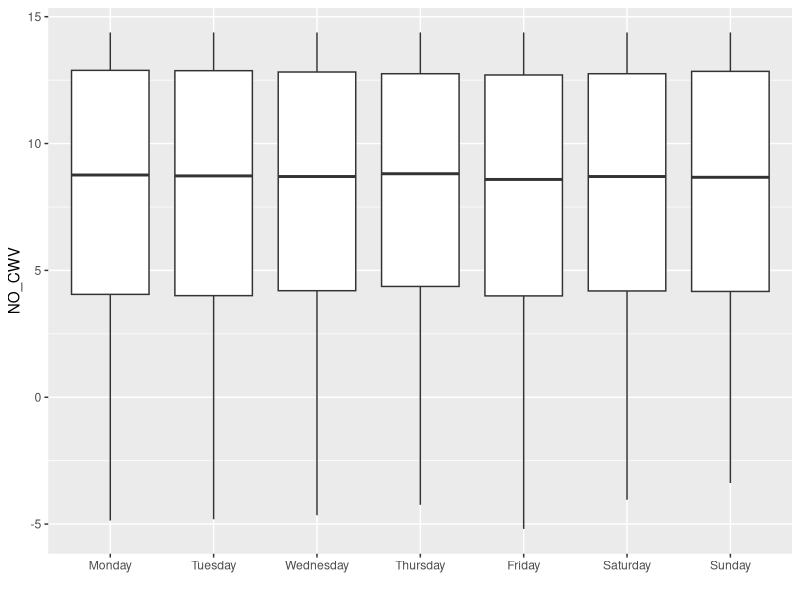
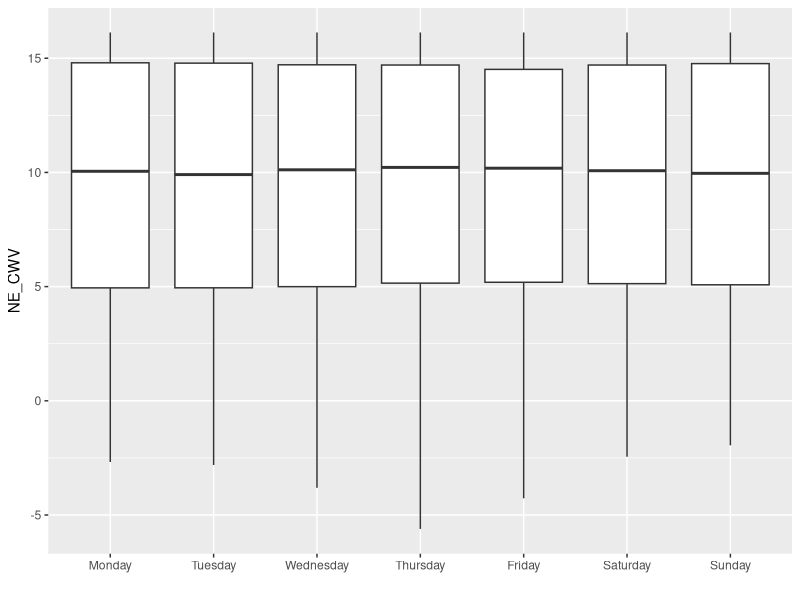
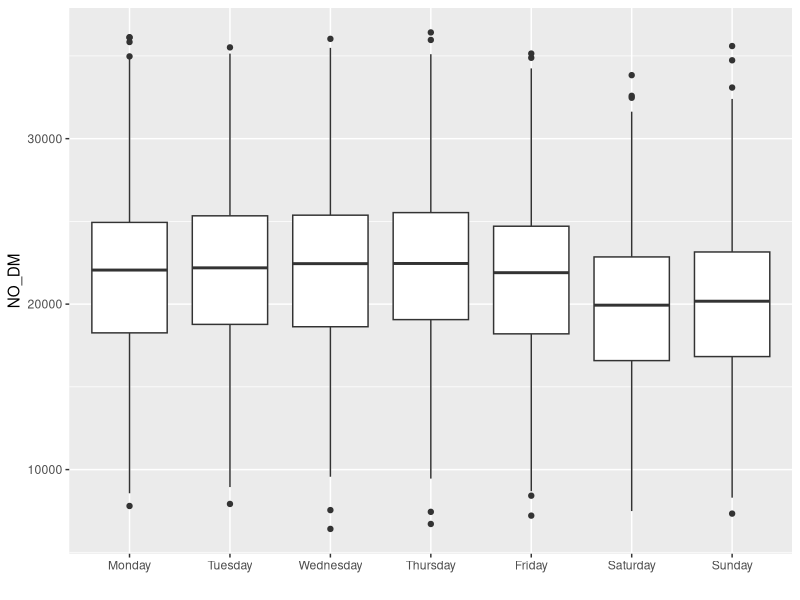
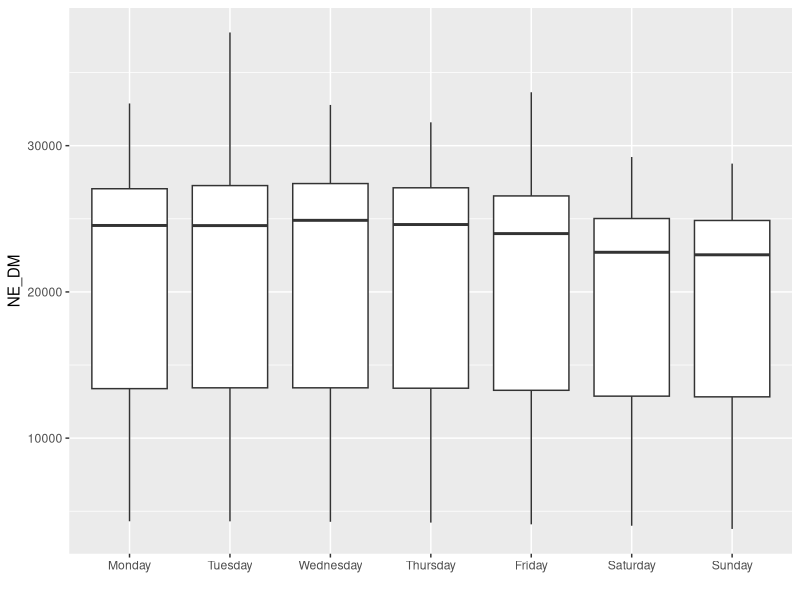
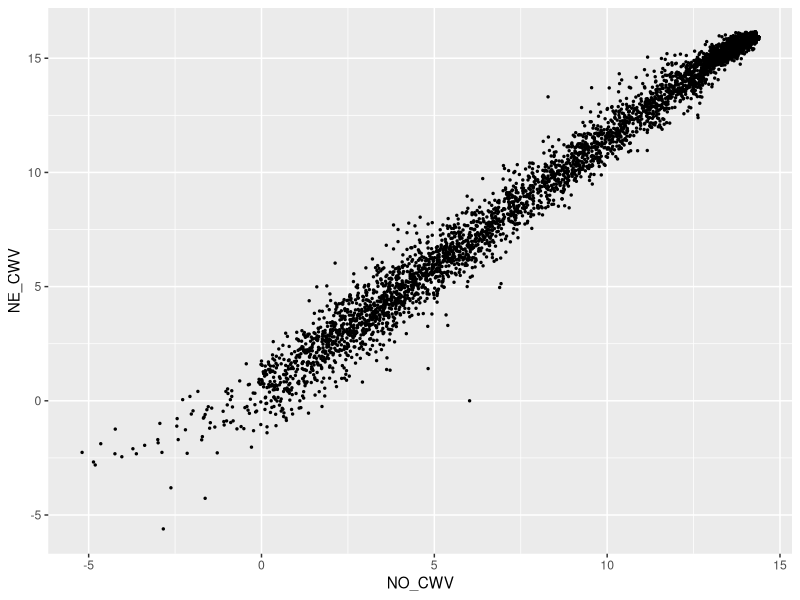
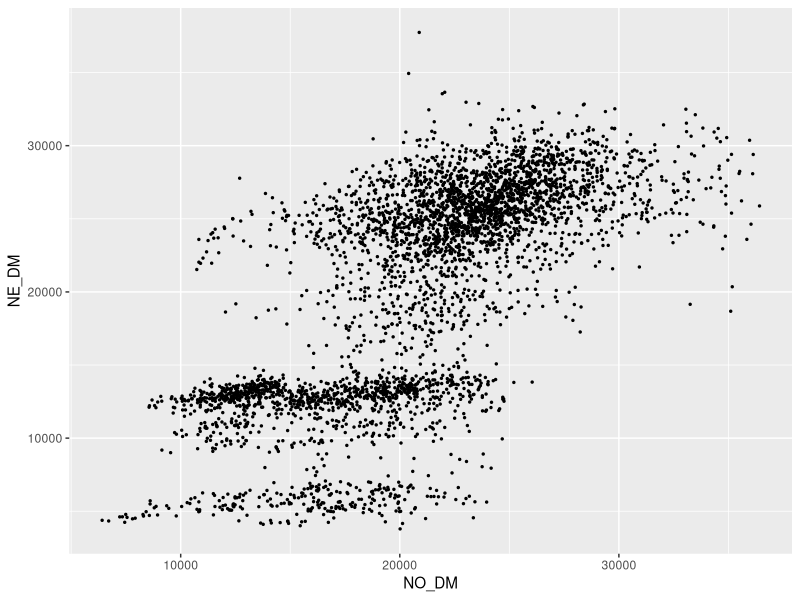
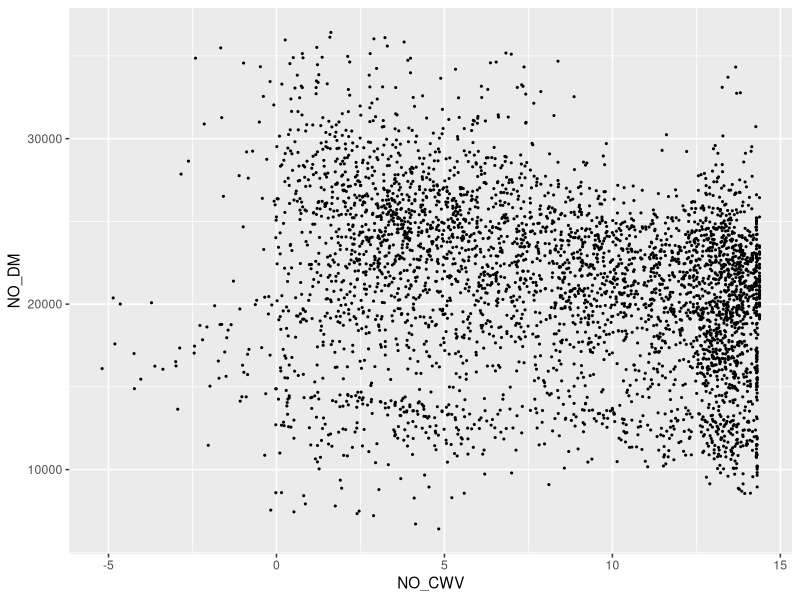
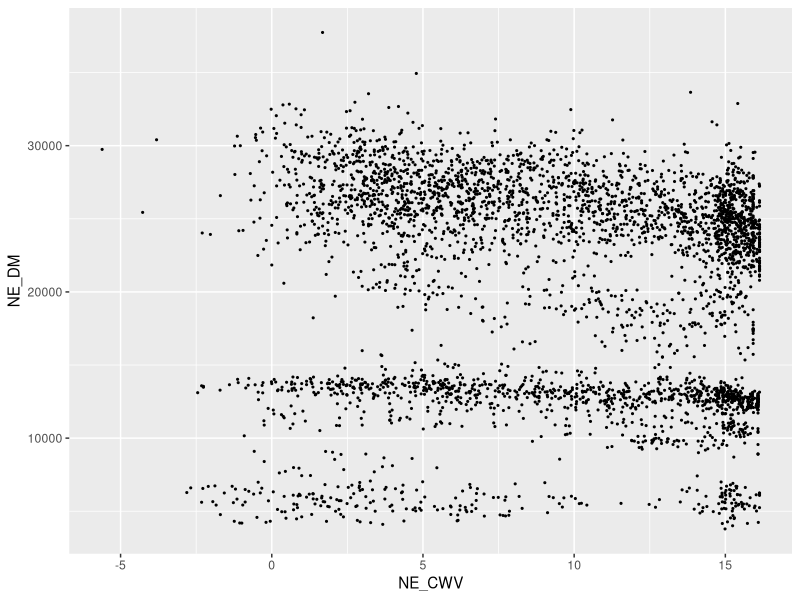

These figures' R source, in order: (Note: this script raises an error after producing the figures.)
## Columns 1,2,3,9,14,20
all_data = read.csv("data_for_daniel.csv", header = TRUE)
data = all_data[,c(1,2,3,9,14,20)]
install.packages("lubridate")
library(lubridate)
library(ggplot2)
library(tidyr)
library(dplyr)
## Check lubridate is working
dmy(data$Date[1])
## Find the NA values in the data and remove
which(is.na(data))
data[which(is.na(data)),]
which(is.na(data$Day))
which(is.na(data$Date))
which(is.na(data$NO_CWV))
which(is.na(data$NO_DM))
which(is.na(data$NE_CWV))
which(is.na(data$NE_DM))
data[3103,]
data = na.omit(data)
which(duplicated(data$Date))
## No duplicated dates in the data
## Check negative values
which(data$NO_CWV<0)
which(data$NO_DM<0)
which(data$NE_CWV<0)
which(data$NE_DM<0)
## Some values where the CWV is less than 0 in either region
data[which(data$NO_CWV<0),]
## All dates within November - March so likely just particularly bad winter weather
data[which(data$NE_CWV<0),]
## Again all dates fall within November - March
## Set the Date column in the correct format
data$Date = dmy(data$Date)

## Create box plots of the data with the days in order Monday-Sunday
level_order = c("Monday", "Tuesday", "Wednesday", "Thursday", "Friday", "Saturday", "Sunday")
ggplot(data = data) + 
  geom_boxplot(mapping = aes(x = factor(Day, level = level_order), y = NO_CWV)) +
  xlab("")
ggplot(data = data) + 
  geom_boxplot(mapping = aes(x = factor(Day, level = level_order), y = NE_CWV))+
  xlab("")
ggplot(data = data) + 
  geom_boxplot(mapping = aes(x = factor(Day, level = level_order), y = NO_DM)) + 
  xlab("")
ggplot(data = data) + 
  geom_boxplot(mapping = aes(x = factor(Day, level = level_order), y = NE_DM)) + 
  xlab("")

## Create scatter plots of relationships within variables (CWV and DM)
ggplot(data = data) + geom_point(mapping = aes(x = NO_CWV, y = NE_CWV), size = 0.5)
ggplot(data = data) + geom_point(mapping = aes(x = NO_DM, y = NE_DM), size = 0.5)
## Now within locations (NO and NE)
ggplot(data = data) + geom_point(mapping = aes(x = NO_CWV, y = NO_DM), size = 0.4)
ggplot(data = data) + geom_point(mapping = aes(x = NE_CWV, y = NE_DM), size = 0.4)

## Create some line plots of the data
ggplot(data = data, mapping = aes(x = Date, y = NO_CWV)) + geom_line()
ggplot(data = data, mapping = aes(x = Date, y = NE_CWV)) + geom_line()
ggplot(data = data, mapping = aes(x = Date, y = NO_DM)) + geom_line()
ggplot(data = data, mapping = aes(x = Date, y = NE_DM)) + geom_line()

## Import the holiday dates
holidays = read.csv("holidays.csv", header = TRUE)
which(is.na(holidays))  ## No missing values
bank_holidays = holidays[which(holidays$Bank.Holiday==TRUE),]
## Need to change the date column for the data frame so they are in the same format
bank_holidays$Date = ymd(bank_holidays$Date)
bank_hols_data = match_df(data, bank_holidays)
data = join(data, bank_holidays, by = "Date")
data$Holiday = NULL
data$Type = NULL
data$Bank.Holiday = replace_na(data$Bank.Holiday,"FALSE")

## Now can plot the bank holidays against other days
ggplot(data = data) + geom_point(mapping = aes(x = NO_CWV, y = NE_CWV, colour = factor(Bank.Holiday)))
ggplot(data = data) + 
  geom_point(mapping = aes(x = NO_DM, y = NE_DM, colour = factor(Bank.Holiday)), size = 0.4) + 
  scale_colour_discrete(limits = c("FALSE", "TRUE"), labels = c("Non-bank holiday", "Bank holiday"),
                        type = c("skyblue", "black")) + 
  theme(legend.title = element_blank(), legend.position = "bottom")
ggplot(data = data) + 
  geom_point(mapping = aes(x = NO_CWV, y = NO_DM, colour = factor(Bank.Holiday)), size = 0.4) + 
  scale_colour_discrete(limits = c("FALSE", "TRUE"), labels = c("Non-bank holiday", "Bank holiday"),
                        type = c("skyblue", "black")) + 
  theme(legend.title = element_blank(), legend.position = "bottom")
ggplot(data = data) + 
  geom_point(mapping = aes(x = NE_CWV, y = NE_DM, colour = factor(Bank.Holiday)), size = 0.4) + 
  scale_colour_discrete(limits = c("FALSE", "TRUE"), labels = c("Non-bank holiday", "Bank holiday"),
                        type = c("skyblue", "black")) + 
  theme(legend.title = element_blank(), legend.position = "bottom")

## Line plots which separate bank holidays and non-bank holidays
ggplot(data = data, mapping = aes(x = Date, y = NO_DM, colour = factor(Bank.Holiday))) + 
  geom_line() + scale_colour_discrete(limits = c("FALSE", "TRUE"), labels = c("Non-bank holiday", "Bank holiday"),
                                      type = c("skyblue", "black")) + 
  theme(legend.title = element_blank(), legend.position = "bottom")
ggplot(data = data, mapping = aes(x = Date, y = NE_DM, colour = factor(Bank.Holiday))) + 
  geom_line() + scale_colour_discrete(limits = c("FALSE", "TRUE"), labels = c("Non-bank holiday", "Bank holiday"),
                                      type = c("skyblue", "black")) + 
  theme(legend.title = element_blank(), legend.position = "bottom")

## Change the black line to points for the bank holidays
ggplot(data = data, mapping = aes(x = Date, y = NO_DM)) + 
  geom_line(data = data[which(data$Bank.Holiday==FALSE),], aes(colour = factor(Bank.Holiday))) + 
  geom_point(data = data[which(data$Bank.Holiday==TRUE),], aes(shape = factor(Bank.Holiday))) + 
  theme(legend.position = "bottom") + 
  labs(colour = "legend") + 
  scale_colour_discrete(name = "", breaks = c("TRUE", "FALSE"), 
                        labels = c("Bank holiday", "Non-bank holiday"),
                        type = c("skyblue", "black")) +
  scale_shape_discrete(name = "", breaks = c("TRUE", "FALSE"), 
                        labels = c("Bank holiday", "Non-bank holiday"))

ggplot(data = data, mapping = aes(x = Date, y = NE_DM)) + 
  geom_line(data = data[which(data$Bank.Holiday==FALSE),], aes(colour = factor(Bank.Holiday))) + 
  geom_point(data = data[which(data$Bank.Holiday==TRUE),], aes(shape = factor(Bank.Holiday))) + 
  theme(legend.position = "bottom") + 
  labs(colour = "legend") + 
  scale_colour_discrete(name = "", breaks = c("TRUE", "FALSE"), 
                        labels = c("Bank holiday", "Non-bank holiday"),
                        type = c("skyblue", "black")) +
  scale_shape_discrete(name = "", breaks = c("TRUE", "FALSE"), 
                       labels = c("Bank holiday", "Non-bank holiday"))

## Box plots separating the bank holidays and non bank holidays
ggplot(data = data) + 
  geom_boxplot(mapping = aes(x = Bank.Holiday, y = NO_CWV), fill = c("skyblue", "darkgrey")) + xlab("") +  
  scale_x_discrete(labels = c("FALSE" = "Non-bank holiday", "TRUE" = "Bank holiday"))
ggplot(data = data) + 
  geom_boxplot(mapping = aes(x = Bank.Holiday, y = NE_CWV), fill = c("skyblue", "darkgrey")) + xlab("") + 
  scale_x_discrete(labels = c("FALSE" = "Non-bank holiday", "TRUE" = "Bank holiday"))

ggplot(data = data) + geom_boxplot(mapping = aes(x = Bank.Holiday, y = NO_DM),
                                   fill = c("skyblue", "darkgrey")) + xlab("") +
  scale_x_discrete(labels = c("FALSE" = "Non-bank holiday", "TRUE" = "Bank holiday"))
ggplot(data = data) + geom_boxplot(mapping = aes(x = Bank.Holiday, y = NE_DM),
                                   fill = c("skyblue", "darkgrey")) + xlab("") + 
  scale_x_discrete(labels = c("FALSE" = "Non-bank holiday", "TRUE" = "Bank holiday"))


bank_hols_vector = which(data$Bank.Holiday == "TRUE")
weekends_vector = sort(c(which(data$Day == "Saturday"), which(data$Day == "Sunday")))
data$day_type = NA
data$day_type[bank_hols_vector] = "Bank holiday"
data$day_type[weekends_vector] = "Weekend"
data$day_type = replace_na(data$day_type, "Weekday")

## Now can separate into weekdays, weekends and bank holidays
ggplot(data = data) + geom_boxplot(mapping = aes(x = day_type, y = NO_DM),
                                   fill = c("darkgrey", "gold", "darkorange")) + xlab("")
ggplot(data = data) + geom_boxplot(mapping = aes(x = day_type, y = NE_DM),
                                   fill = c("darkgrey", "gold", "darkorange")) + xlab("")

ggplot(data = data, mapping = aes(x = Date, y = NO_DM, colour = factor(day_type))) + 
  geom_line() + scale_colour_discrete(limits = c("Bank holiday", "Weekday", "Weekend"),
                                      type = c("black", "gold", "darkorange")) + 
  theme(legend.title = element_blank(), legend.position = "bottom")
ggplot(data = data, mapping = aes(x = Date, y = NE_DM, colour = factor(day_type))) + 
  geom_line() + scale_colour_discrete(limits = c("Bank holiday", "Weekday", "Weekend"),
                                      type = c("black", "gold", "darkorange")) + 
  theme(legend.title = element_blank(), legend.position = "bottom")

## Look at correlation coefficients
cor(data$NO_CWV, data$NO_DM)
cor(data$NO_CWV, data$NO_DM, method = "kendall")
cor(data$NO_CWV, data$NO_DM, method = "spearman")
cor(data$NE_CWV, data$NE_DM)
cor(data$NE_CWV, data$NE_DM, method = "kendall")
cor(data$NE_CWV, data$NE_DM, method = "spearman")
cor(data$NO_DM, data$NE_DM)
cor(data$NO_DM, data$NE_DM, method = "kendall")
cor(data$NO_DM, data$NE_DM, method = "spearman")

## More correlations based on "day type"
cor(data$NO_DM[which(data$day_type == "Bank holiday")], 
    data$NE_DM[which(data$day_type == "Bank holiday")])
cor(data$NO_DM[which(data$day_type == "Bank holiday")], 
    data$NE_DM[which(data$day_type == "Bank holiday")], method = "kendall")
cor(data$NO_DM[which(data$day_type == "Bank holiday")], 
    data$NE_DM[which(data$day_type == "Bank holiday")], method = "spearman")
cor(data$NO_DM[which(data$day_type == "Weekday")], 
    data$NE_DM[which(data$day_type == "Weekday")])
cor(data$NO_DM[which(data$day_type == "Weekday")], 
    data$NE_DM[which(data$day_type == "Weekday")], method = "kendall")
cor(data$NO_DM[which(data$day_type == "Weekday")], 
    data$NE_DM[which(data$day_type == "Weekday")], method = "spearman")
cor(data$NO_DM[which(data$day_type == "Weekend")], 
    data$NE_DM[which(data$day_type == "Weekend")])
cor(data$NO_DM[which(data$day_type == "Weekend")], 
    data$NE_DM[which(data$day_type == "Weekend")], method = "kendall")
cor(data$NO_DM[which(data$day_type == "Weekend")], 
    data$NE_DM[which(data$day_type == "Weekend")], method = "spearman")

## Correlations of "day type" for the North
cor(data$NO_CWV[which(data$day_type == "Bank holiday")], 
    data$NO_DM[which(data$day_type == "Bank holiday")])
cor(data$NO_CWV[which(data$day_type == "Bank holiday")], 
    data$NO_DM[which(data$day_type == "Bank holiday")], method = "kendall")
cor(data$NO_CWV[which(data$day_type == "Bank holiday")], 
    data$NO_DM[which(data$day_type == "Bank holiday")], method = "spearman")
cor(data$NO_CWV[which(data$day_type == "Weekday")], 
    data$NO_DM[which(data$day_type == "Weekday")])
cor(data$NO_CWV[which(data$day_type == "Weekday")], 
    data$NO_DM[which(data$day_type == "Weekday")], method = "kendall")
cor(data$NO_CWV[which(data$day_type == "Weekday")], 
    data$NO_DM[which(data$day_type == "Weekday")], method = "spearman")
cor(data$NO_CWV[which(data$day_type == "Weekend")], 
    data$NO_DM[which(data$day_type == "Weekend")])
cor(data$NO_CWV[which(data$day_type == "Weekend")], 
    data$NO_DM[which(data$day_type == "Weekend")], method = "kendall")
cor(data$NO_CWV[which(data$day_type == "Weekend")], 
    data$NO_DM[which(data$day_type == "Weekend")], method = "spearman")

## Perform cor.test on these
cor.test(data$NO_CWV[which(data$day_type == "Bank holiday")], 
    data$NO_DM[which(data$day_type == "Bank holiday")])
cor.test(data$NO_CWV[which(data$day_type == "Bank holiday")], 
    data$NO_DM[which(data$day_type == "Bank holiday")], method = "kendall")
cor.test(data$NO_CWV[which(data$day_type == "Bank holiday")], 
    data$NO_DM[which(data$day_type == "Bank holiday")], method = "spearman")
cor.test(data$NO_CWV[which(data$day_type == "Weekday")], 
    data$NO_DM[which(data$day_type == "Weekday")])
cor.test(data$NO_CWV[which(data$day_type == "Weekday")], 
    data$NO_DM[which(data$day_type == "Weekday")], method = "kendall")
cor.test(data$NO_CWV[which(data$day_type == "Weekday")], 
    data$NO_DM[which(data$day_type == "Weekday")], method = "spearman")
cor.test(data$NO_CWV[which(data$day_type == "Weekend")], 
    data$NO_DM[which(data$day_type == "Weekend")])
cor.test(data$NO_CWV[which(data$day_type == "Weekend")], 
    data$NO_DM[which(data$day_type == "Weekend")], method = "kendall")
cor.test(data$NO_CWV[which(data$day_type == "Weekend")], 
    data$NO_DM[which(data$day_type == "Weekend")], method = "spearman")

## Correlations of "day type" for the North East
cor(data$NE_CWV[which(data$day_type == "Bank holiday")], 
    data$NE_DM[which(data$day_type == "Bank holiday")])
cor(data$NE_CWV[which(data$day_type == "Bank holiday")], 
    data$NE_DM[which(data$day_type == "Bank holiday")], method = "kendall")
cor(data$NE_CWV[which(data$day_type == "Bank holiday")], 
    data$NE_DM[which(data$day_type == "Bank holiday")], method = "spearman")
cor(data$NE_CWV[which(data$day_type == "Weekday")], 
    data$NE_DM[which(data$day_type == "Weekday")])
cor(data$NE_CWV[which(data$day_type == "Weekday")], 
    data$NE_DM[which(data$day_type == "Weekday")], method = "kendall")
cor(data$NE_CWV[which(data$day_type == "Weekday")], 
    data$NE_DM[which(data$day_type == "Weekday")], method = "spearman")
cor(data$NE_CWV[which(data$day_type == "Weekend")], 
    data$NE_DM[which(data$day_type == "Weekend")])
cor(data$NE_CWV[which(data$day_type == "Weekend")], 
    data$NE_DM[which(data$day_type == "Weekend")], method = "kendall")
cor(data$NE_CWV[which(data$day_type == "Weekend")], 
    data$NE_DM[which(data$day_type == "Weekend")], method = "spearman")

## Perform cor.test on the above correlation coefficients
cor.test(data$NE_CWV[which(data$day_type == "Bank holiday")], 
    data$NE_DM[which(data$day_type == "Bank holiday")])
cor.test(data$NE_CWV[which(data$day_type == "Bank holiday")], 
    data$NE_DM[which(data$day_type == "Bank holiday")], method = "kendall")
cor.test(data$NE_CWV[which(data$day_type == "Bank holiday")], 
    data$NE_DM[which(data$day_type == "Bank holiday")], method = "spearman")
cor.test(data$NE_CWV[which(data$day_type == "Weekday")], 
    data$NE_DM[which(data$day_type == "Weekday")])
cor.test(data$NE_CWV[which(data$day_type == "Weekday")], 
    data$NE_DM[which(data$day_type == "Weekday")], method = "kendall")
cor.test(data$NE_CWV[which(data$day_type == "Weekday")], 
    data$NE_DM[which(data$day_type == "Weekday")], method = "spearman")
cor.test(data$NE_CWV[which(data$day_type == "Weekend")], 
    data$NE_DM[which(data$day_type == "Weekend")])
cor.test(data$NE_CWV[which(data$day_type == "Weekend")], 
    data$NE_DM[which(data$day_type == "Weekend")], method = "kendall")
cor.test(data$NE_CWV[which(data$day_type == "Weekend")], 
    data$NE_DM[which(data$day_type == "Weekend")], method = "spearman")


## Plot the CSV and DM together
ggplot(data = data, aes(x = Date)) + 
  geom_line(mapping = aes(y = NO_DM, colour = "NO_DM")) + 
  geom_line(mapping = aes(y = NO_CWV*2192.245, colour = "NO_CWV")) + 
  scale_y_continuous(sec.axis = sec_axis(trans = ~./2192.245, name = "NO_CWV")) +
  theme(legend.title = element_blank(), legend.position = "right") +
  scale_color_manual(values = c("NO_CWV" = "darkgrey", "NO_DM" = "purple"))

ggplot(data = data, aes(x = Date)) + 
  geom_line(mapping = aes(y = NE_DM, color = "NE_DM")) + 
  geom_line(mapping = aes(y = NE_CWV*2346.609, color = "NE_CWV")) + 
  scale_y_continuous(sec.axis = sec_axis(trans = ~./2346.609, name = "NE_CWV")) +
  theme(legend.title = element_blank(), legend.position = "right") +
  scale_color_manual(values = c("NE_CWV" = "darkgrey", "NE_DM" = "purple"))

data$NE_DM[1]/data$NE_CWV[1]
data$NO_DM[1]/data$NO_CWV[1]

## Extract the dates
index = dmy(data$Date)
## Create a time series object - need to check for leap years because of frequency
NO_CWV_ts = ts(data$NO_CWV, start = c(2008, as.numeric(format(inds[1], "%j"))),
               frequency = 365)
NO_CWV_ts
